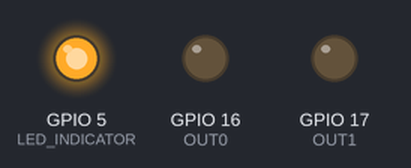
Recording of a sketch running on a simulated ESP32. Parts: output pins drawn as LEDs (lit = HIGH).

Above: at 0.05 s.
At 0.75 s:
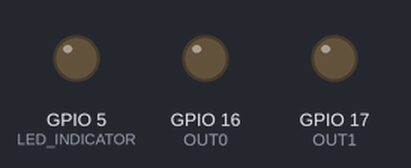
At 1.45 s:
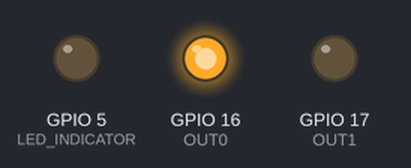
At 2.85 s:
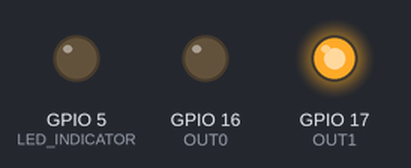
Timing chart, 0 to 3.1 s (numbered marks = the images above):
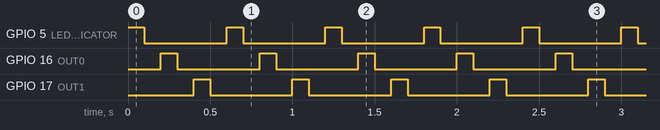

Measured:
- by itself, GPIO 5 (LED_INDICATOR), GPIO 16 (OUT0), GPIO 17 (OUT1): alternates HIGH for 0.10 s and LOW for 0.50 s

The sketch:

01_bringup_led.ino
```cpp
// ESP32-WROOM-32
// - programming speed reduced to 460800 baud
//
// Board revision 1.01 - 2023-04-18 (red)
//
#define LED_INDICATOR (5)
const uint8_t OUT0 = 16;
const uint8_t OUT1 = 17;
const uint8_t TOUCH0 = 4;
const uint8_t TOUCH1 = 0;

// the setup function runs once when you press reset or power the board
void setup() {
  pinMode(LED_INDICATOR, OUTPUT);
  pinMode(OUT0, OUTPUT);
  pinMode(OUT1, OUTPUT);
}

// the loop function runs over and over again forever
void loop() {
  digitalWrite(LED_INDICATOR, HIGH);
  delay(100);
  digitalWrite(LED_INDICATOR, LOW);
  delay(100);
  digitalWrite(OUT0, HIGH);
  delay(100);
  digitalWrite(OUT0, LOW);
  delay(100);
  digitalWrite(OUT1, HIGH);
  delay(100);
  digitalWrite(OUT1, LOW);
  delay(100);
}
```
